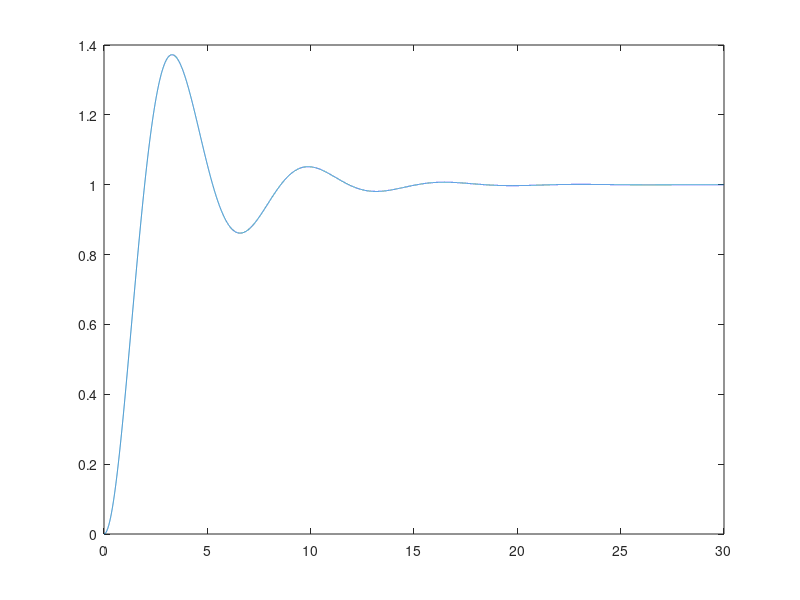

Write the MATLAB code that produced this figure. (Note: this script raises an error after producing the figure.)
% pkg load control;

s = tf('s');
G = 4/(s^3+2*s^2+3*s+4);
G_c = (s-3)/(s+3);
H = 1/(0.01*s+1);

sys1 = series(G, G_c);
sys = feedback(sys1, H);
 
step(sys);

t = 0:0.001:30;
sys2 = 1/(s^2+0.6*s+1);
% sys2 =50/(s+50);
[y, t] = step(sys2, t);
plot(t, y);

stepinfo(sys2)

[y, t] =lsim(sys2, sin(t), t);
plot(t, y)

den = [1, 0.6, 1];
roots(den);

pole(sys2)
pzmap(sys2)
axis([-0.4, 0, -1, 1]);

h = hurwitz(den)
